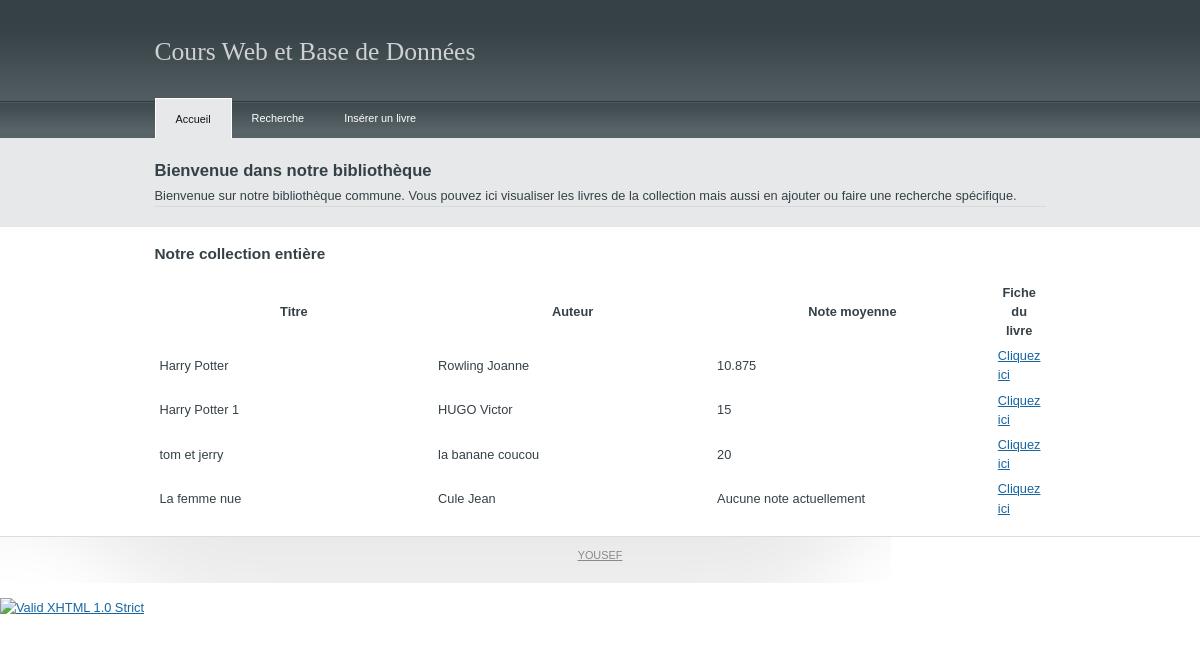
The page / on the database its author committed.
### tables this page shows
CREATE TABLE `Livre` (
  `id` int(11) NOT NULL,
  `titre` text NOT NULL,
  `descriptif` text NOT NULL,
  `langueID` int(11) NOT NULL,
  `auteurID` int(11) NOT NULL,
  `anneeID` int(11) NOT NULL,
  `genreID` int(11) NOT NULL,
  `lieuID` int(11) NOT NULL,
  `url` varchar(450) NOT NULL
);

CREATE TABLE `Auteur` (
  `id` int(11) NOT NULL,
  `nom` text NOT NULL,
  `prenom` text NOT NULL
);

### SearchFunctions.php (called while the page is built, shortened)
<?php
function searchNotes($idLivre) {
    $bdd = try_connection();
    $query = "SELECT * FROM Note WHERE livreID = :idLivre";
    $notesSearch = $bdd->prepare($query);
    $notesSearch->bindParam(":idLivre", $idLivre);
    $notesSearch->execute();
    $resultat = $notesSearch->fetchAll(PDO::FETCH_ASSOC);
    if (!empty($resultat))
        return $resultat;
    else
        return null;
}
function getMoyenneLivre($idLivre) {
    if (searchNotes($idLivre) == null) {
        return "Aucune note actuellement";
    } else {
        $i = 0;
        $moy = 0;
        foreach (searchNotes($idLivre) as $note) {
            $i = $i + 1;
            $moy += $note["note"];
        }
        $moy = $moy / $i;
        return $moy;
    }
}
function getAllBooks() {
    $bdd = try_connection();
    $query = "SELECT
              b.id AS Id,
              b.titre AS Titre,
              b.descriptif AS Descriptif,
              b.url AS Lien,
              g.name AS Genre,
              a.name AS Annee,
              o.nom AS NomAuteur,
              o.prenom AS PrenomAuteur,
              l.name AS Langue
              FROM
              Livre b,
              Genre g,
              Annee a,
              Auteur o,
              Langue l
              WHERE
              g.id = b.genreID AND
              a.id = b.anneeID AND
              o.id = b.auteurID AND
              l.id = b.langueID";
    $result = $bdd->query($query);
    $resultat = $result->fetchAll(PDO::FETCH_ASSOC);
    return $resultat;
}

### index.php (the view, shortened to what this page needs)
<!DOCTYPE html PUBLIC "-//W3C//DTD XHTML 1.0 Strict//EN" "http://www.w3.org/TR/xhtml1/DTD/xhtml1-strict.dtd">
<html xmlns="http://www.w3.org/1999/xhtml" xml:lang="cs" lang="cs">
<head>
    <link href="css/styleyoss.css" type="text/css" rel="stylesheet"/>
</head>
<body>
<div id="layout">
    <div id="header">
        <h1 id="logo"><a href="./" title="Cours Web et Base de Données">Cours Web et Base de Données</a></h1>
    </div>
    <div id="nav" class="box">
        <ul>
            <li id="active"><a href="index.php">Accueil</a></li>
            <li><a href="search.php">Recherche</a></li>
            <li><a href="insert.php">Insérer un livre</a></li>
        </ul>
    </div>
    <div id="container" class="box">
        <div id="intro">
            <div id="intro-in">
                <h2>Bienvenue dans notre bibliothèque</h2>
                <p class="intro">
                    Bienvenue sur notre bibliothèque commune. Vous pouvez ici visualiser les livres de la collection mais aussi en ajouter ou faire une recherche spécifique. <br>
                </p>
            </div>
        </div>
        <div id="contenu" class="content box">
            <h3>Notre collection entière</h3>
            <table class="books">
                <tr>
                    <th>Titre</th>
                    <th>Auteur</th>
                    <th>Note moyenne</th>
                    <th>Fiche du livre</th>
                </tr>
                <?php
                    foreach (getAllBooks() as $book) {
                        echo "<tr>";
                        echo "<td>";
                        echo $book["Titre"];
                        echo "</td>";
                        echo "<td>";
                        echo $book["NomAuteur"]. " ".$book["PrenomAuteur"];
                        echo "</td>";
                        echo "<td>";
                        echo getMoyenneLivre($book["Id"]);
                        echo "</td>";
                        echo "<td>";
                        echo "<a href=\"details.php?id=".$book["Id"]."\"> Cliquez ici </a>";
                        echo "</td>";
                    }
                ?>
            </table>
        </div>
        <div>
            <div id="footer" class="shadow">
                <div class="f-left"><a href="#">YOUSEF</a></div>
            </div>
        </div>
        <p>
            <a href="http://validator.w3.org/check?uri=referer"><img
                    src="http://www.w3.org/Icons/valid-xhtml10" alt="Valid XHTML 1.0 Strict" height="31" width="88" /></a>
        </p>
</body>
</html>

### css/styleyoss.css (style rules this page uses)
* { margin:0; padding:0; }
body { padding: 0; background: #fff url("../img/bg.jpg") repeat-x; font: 0.8em/1.5 "arial",sans-serif; color: #354146; text-align: center; }
a { color:#1666a3; }
a:link { color:#1666a3; }
h1, h2, h3, h4, h5, h6 { margin:15px 0 10px 0; }
h1 { font-size:200%; font-family: Times; }
h1#logo a { color: #ced1d2; text-decoration: none; display: block;padding: 18px 0 17px; font-weight: normal; }
h2 { font-size:130%; color: #354146;font-weight: bold; padding: 0;margin:0; }
h3 { font-size:120%; }
#layout { text-align:left; }
#container { clear: both; }
#intro { background: #e6e8e9;height: auto; }
#intro-in { width:891px; margin:0 auto; padding: 20px 0; }
#header { width:891px; margin:0 auto; }
#nav { width:891px; margin:0 auto; }
#nav ul { margin:0; padding:0; list-style:none;height: 35px; }
#nav ul li { float:left; display:block; margin:0; padding:0; }
#nav ul li a { display: block; float: left; font-size: 85%; color: #fff; text-decoration: none; padding: 12px 20px 10px; text-align: center; }
#nav ul li#active a { color: #101517; border: 1px solid #fff;border-bottom:1px solid #e6e8e9; background:#e6e8e9; text-decoration:none; }
.content { padding: 0 0 0 0; z-index: 10; width:891px; margin:0 auto; }
p.intro { background: url("../img/line.jpg"); line-height: 23px; margin:0 0 0; }
.shadow { border-top: 1px solid #dddddd; padding: 10px 0; background: url("../img/shadow.jpg") no-repeat; }
.books th { width: 33%; }
#footer { width:100%; margin:0 auto; clear:both; font-size: 85%; padding-bottom: 20px; color: #898989; text-align: center; }
#footer a { color: #898989; }
#footer .f-left, #footer .f-right { padding: 0 10px; }
p { margin:15px 0; }
p { text-align: justify; }
table { margin:15px 0; border-collapse:collapse; border-spacing:0; font-size:100%; }
th { text-align:center; font-weight:bold; }
th, td { padding:3px 5px; }
ul, ol { display:block; margin:15px 0 15px 40px; }
li { display:list-item; }
ul li a { text-decoration:underline; }
.box { min-height:1px; }
.box:after { display:block; visibility:hidden; clear:both; line-height:0; font-size:0; content:"."; }

### rows shown on the page
livre: titre "Harry Potter", auteurID.nom "Rowling", auteurID.prenom "Joanne", Id "10.875"
livre: titre "Harry Potter 1", auteurID.nom "HUGO", auteurID.prenom "Victor", Id "15"
livre: titre "tom et jerry", auteurID.nom "la banane", auteurID.prenom "coucou", Id "20"
livre: titre "La femme nue", auteurID.nom "Cule", auteurID.prenom "Jean", Id "Aucune note actuellement"
